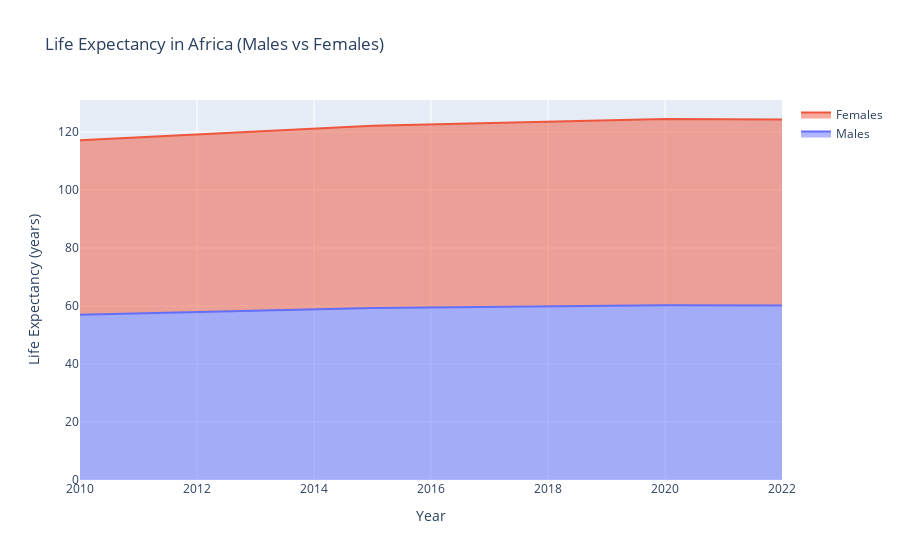

The notebook cell this image was saved under:
### Markdown cell above
Tip 4 Cuenta una historia con tus datos

### Code cell
# Filtrar los datos para 'Life expectancy at birth for males' y 'females' en África
df_morinf = df[(df['Series'] == 'Life expectancy at birth for males (years)') | 
               (df['Series'] == 'Life expectancy at birth for females (years)')]
df_morinf = df_morinf[df_morinf['Unnamed: 1'] == 'Africa']

# Ajustar las columnas y renombrar
df_morinf = df_morinf[['Series', 'Value', 'Year']]
df_morinf.rename({'Value': 'Life Expectancy'}, axis=1, inplace=True)

# Pivotar la tabla para obtener columnas separadas para hombres y mujeres
df_pivot = df_morinf.pivot_table(values='Life Expectancy', index='Year', columns='Series')

# Crear la gráfica apilada
gf4 = go.Figure()

# Agregar traza para hombres
gf4.add_trace(go.Scatter(
    x=df_pivot.index,
    y=df_pivot['Life expectancy at birth for males (years)'],
    mode='lines',
    name='Males',
    stackgroup='one'
))

# Agregar traza para mujeres
gf4.add_trace(go.Scatter(
    x=df_pivot.index,
    y=df_pivot['Life expectancy at birth for females (years)'],
    mode='lines',
    name='Females',
    stackgroup='one'
))

# Configurar el layout del gráfico
gf4.update_layout(
    title='Life Expectancy in Africa (Males vs Females)',
    xaxis_title='Year',
    yaxis_title='Life Expectancy (years)',
    showlegend=True
)

# Mostrar la gráfica
gf4.show()

### Figure 1 — Plotly figure (JSON) as saved in the notebook; plotly's stock layout.template omitted (floating-point values rounded to 4 significant figures)
{"data": [{"mode": "lines", "name": "Males", "stackgroup": "one", "type": "scatter", "x": [2010, 2015, 2020, 2022], "y": [57, 59.3, 60.3, 60.2]}, {"mode": "lines", "name": "Females", "stackgroup": "one", "type": "scatter", "x": [2010, 2015, 2020, 2022], "y": [60.2, 62.9, 64.2, 64.1]}], "layout": {"showlegend": true, "title": {"text": "Life Expectancy in Africa (Males vs Females)"}, "xaxis": {"title": {"text": "Year"}}, "yaxis": {"title": {"text": "Life Expectancy (years)"}}}}
